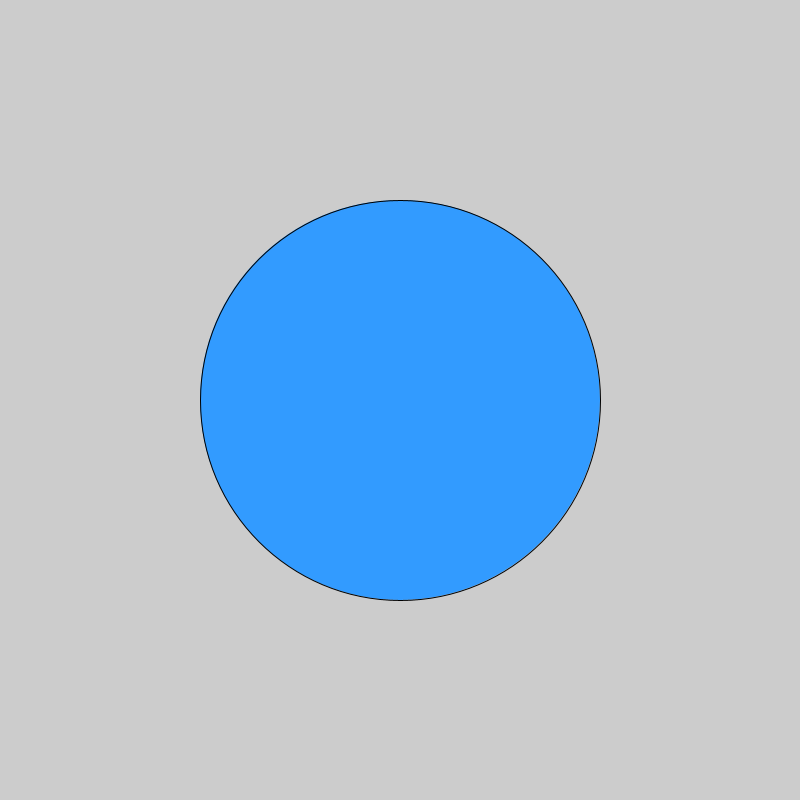
Frame 1 (no input)
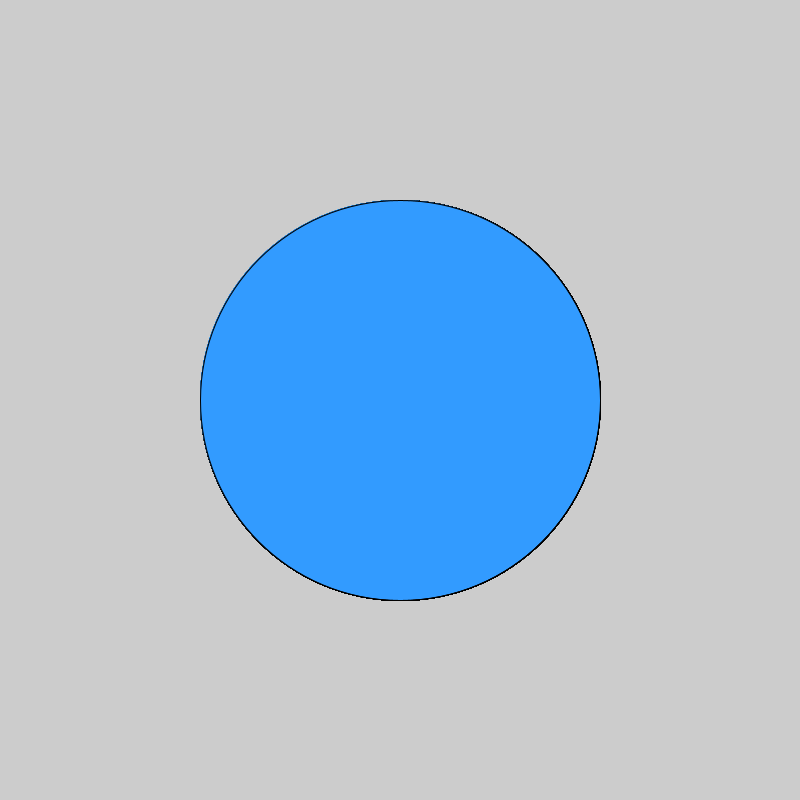
Frame 60 (the mouse pressed at the canvas centre just before this capture)
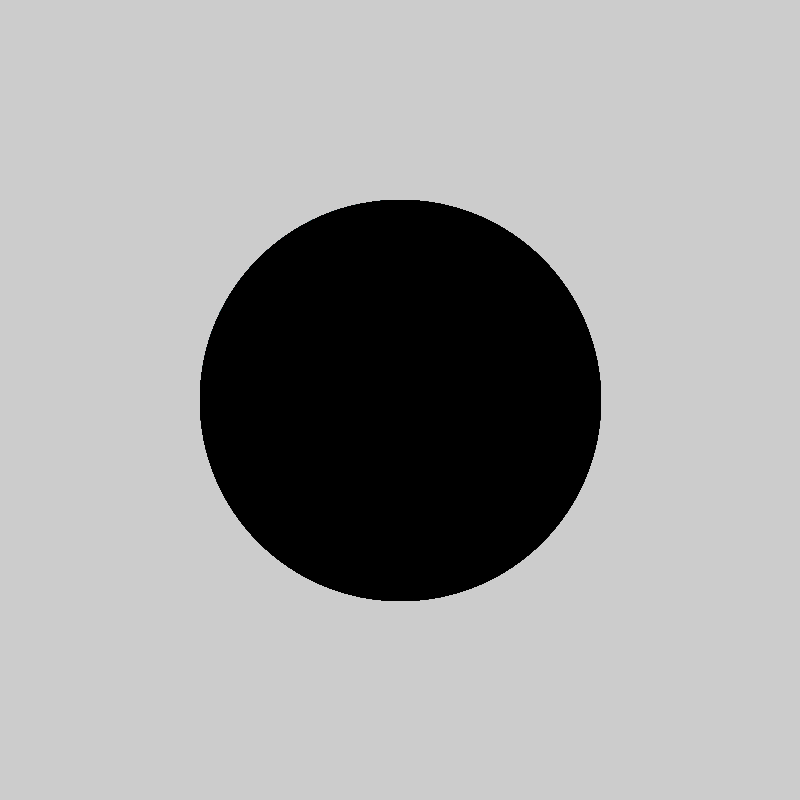
Frame 120 (the mouse held since frame 60 and released just before this capture)

The Processing sketch that drew these frames (run headless with seeded random() and noise(); from frame 60 on, the mouse is pressed at the canvas centre):

// Processing sketch: Logical_Dot
// ── Logical_Dot.pde
void setup() {
  size(800, 800);
}

void draw() {
  
   if(mousePressed)
   {
     fill(0, 0, 0);
   }
   else
   {
     fill(50, 155, 255);
   }

   ellipse(400, 400, 400, 400);

}
// Copyright Wintriss Technical Schools 2013
